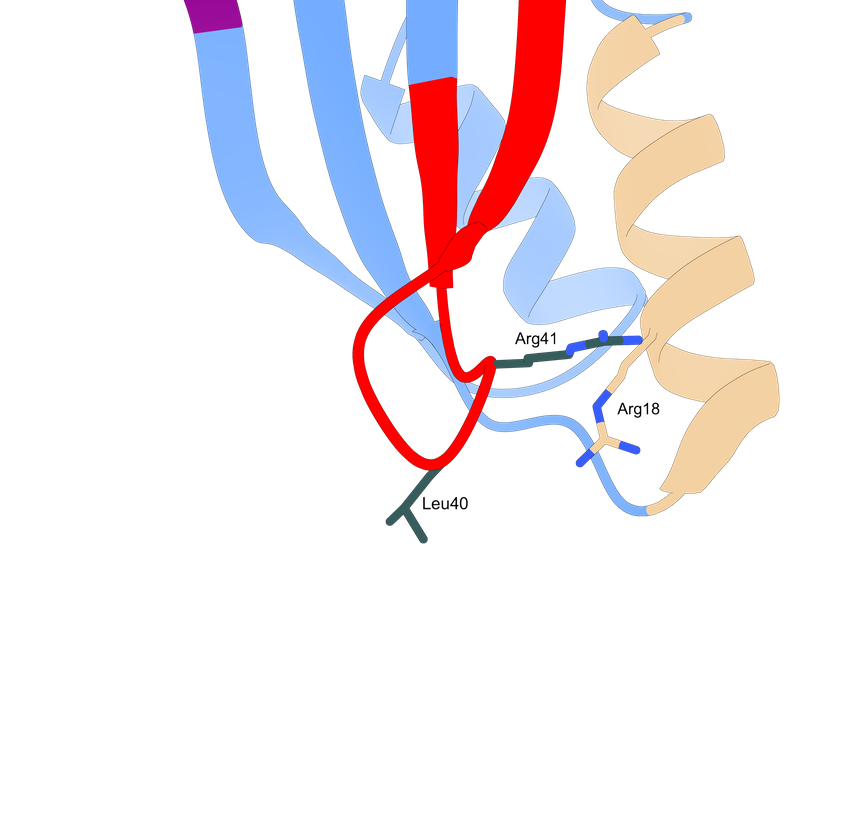
#> input picture experiments/campaigns/pikp1_avrpikf/analyses/12-d39-sequence-pair/renders/panel_a_wt.png, 862 x 819 px, shrunk from 4800 x 4560 before the run; its folder holds 4 pictures in this run; the run also reads 2 pictures not shown here
$ python make_figure_options.py
#> lines starting #> are read from the running program, lines starting #| are printed output that depends on the picture; after the words box and inside, x2 and y2 are one past the last pixel; in counts of white or black regions, pixels touching at a corner belong together
#!/usr/bin/env python3
"""Compose the d39_s0 / d39_s1 panels rendered by the ChimeraX script.

render_d39_pair.cxc writes four renders at one camera and one window size, so
every panel here is size-matched by construction. Same approach as
09-wt-vs-design5/make_figure_options.py.

    option1_three_panel   wild type, d39_s0, d39_s1 side by side, with a key
    option2_designs_only  the two designs only, dropping the wild type
    option3_overlay       all three superposed in one panel

Usage:
    make_figure_options.py [--outdir figure-options]
"""

import argparse
import os

import matplotlib
matplotlib.use("Agg")
import matplotlib.image as mpimg  # noqa: E402
import matplotlib.pyplot as plt  # noqa: E402
import numpy as np  # noqa: E402
from matplotlib.patches import Patch  # noqa: E402

HERE = os.path.dirname(os.path.abspath(__file__))
RENDERS = os.path.join(HERE, "renders")
INK, MUTED = "#222222", "#666666"

# Same colours as 09-wt-vs-design5, plus helix A, which is what this figure is
# about. The effector is absent here, so it is not in the key.
KEY = [("#6495ED", "Fixed Pikp-1 HMA backbone"),
       ("#FF0000", "Design region 1"),
       ("#D2B48C", "Helix A, residues 14-26"),
       ("#2F4F4F", "Side chains differing between the two sequences")]


def apply_style():
    plt.rcParams.update({"figure.dpi": 130, "savefig.dpi": 300,
                         "savefig.bbox": "tight", "font.size": 9,
                         "text.color": INK})


def joint_bbox(names, pad=14):
    """One crop box covering the ink in every render.

    The renders are saved on a transparent background at one camera, so the
    alpha channel gives the drawn extent directly. Cropping every panel to the
    SAME box keeps them size-matched, which is the point of rendering them at
    one camera, while still removing the dead margin.
    """
    y0 = x0 = 10 ** 9
    y1 = x1 = -1
    for n in names:
        a = mpimg.imread(os.path.join(RENDERS, n))
        ink = a[:, :, 3] > 0.02 if a.shape[2] == 4 else a[:, :, :3].min(2) < 0.98
        ys, xs = np.where(ink)
        y0, x0 = min(y0, ys.min()), min(x0, xs.min())
        y1, x1 = max(y1, ys.max()), max(x1, xs.max())
    h, w = a.shape[:2]
    return (max(0, y0 - pad), min(h, y1 + pad + 1),
            max(0, x0 - pad), min(w, x1 + pad + 1))


def keep_bottom(box, fraction=0.5):
    """Trim the crop box to its lower part.

    The top of the domain is the same beta sheet in all three panels and
    carries nothing the figure is about, so it is cropped away here rather
    than in ChimeraX. Cropping after the render keeps one camera and one
    joint box, so the panels stay size-matched.
    """
    y0, y1, x0, x1 = box
    return (int(y1 - (y1 - y0) * fraction), y1, x0, x1)


def fig_size(box, n_cols=1, n_rows=1, panel_w=6.6, key_rows=2):
    """Figure size that matches the crop aspect, so no panel carries dead space.

    imshow holds the image aspect fixed, so an axes wider or taller than the
    crop pads the difference with whitespace. Sizing the figure from the crop
    instead means the panels sit directly against each other.
    """
    y0, y1, x0, x1 = box
    aspect = (x1 - x0) / (y1 - y0)
    panel_h = panel_w / aspect
    return (panel_w * n_cols, panel_h * n_rows + 0.34 * key_rows)


def panel(ax, name, title, box=None):
    a = mpimg.imread(os.path.join(RENDERS, name))
    if box:
        y0, y1, x0, x1 = box
        a = a[y0:y1, x0:x1]
    ax.imshow(a)
    ax.set_axis_off()
    ax.set_title(title, fontsize=10, pad=4)


def letters(axes):
    for ax, letter in zip(axes, "ABCD"):
        ax.annotate(letter, xy=(0.0, 1.0), xycoords="axes fraction",
                    xytext=(-2, 10), textcoords="offset points",
                    fontsize=13, weight="bold", va="top")


def add_key(fig, ncol=3, y=0.0):
    handles = [Patch(facecolor=c, edgecolor="none", label=l) for c, l in KEY]
    fig.legend(handles=handles, loc="lower center", bbox_to_anchor=(0.5, y),
               ncol=ncol, frameon=False, fontsize=8.5)


def save(fig, outdir, name):
    path = os.path.join(outdir, f"{name}.png")
    fig.savefig(path, facecolor="white")
    plt.close(fig)
    print("wrote", path)


def option1_three_panel(outdir):
    """Wild type on top, the two designs side by side beneath as one panel B.

    Cropped to the lower half, where design region 1 and helix A sit. Stacking
    all three made the figure too tall for the page, and the two designs are
    the comparison, so they share a letter and sit next to each other.
    """
    names = ["panel_a_wt.png", "panel_b_d39_s0.png", "panel_c_d39_s1.png"]
    box = joint_bbox(names)
#> in joint_bbox, a is the input picture: shape (819, 862, 4) float32; mean R, G, B, A 0.131, 0.104, 0.118, 0.168
#> in joint_bbox, `ink = a[:, :, 3] > 0.02 if a.shape[2] == 4 else a[:, :, :3].min(2) < 0..`:
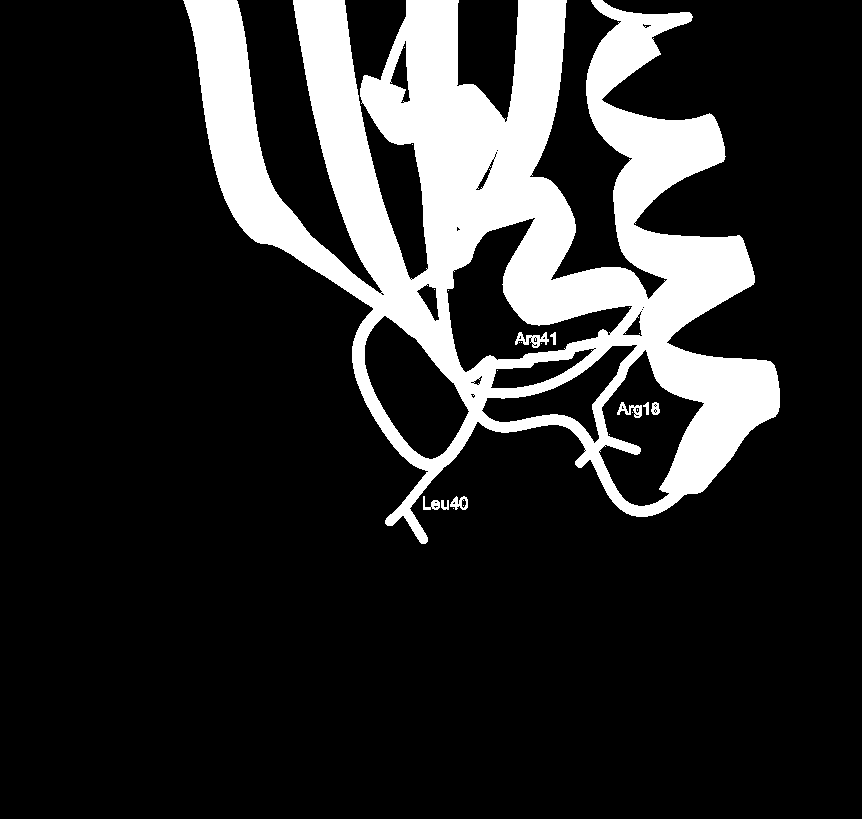
#> ink: shape (819, 862) bool; 17.4% white; 24 white regions (15 under 20 px), largest, box (x1, y1, x2, y2) and area: (183, 0, 780, 544) 121968, (515, 332, 549, 348) 258, (617, 402, 642, 418) 182
#> in joint_bbox, `y0, x0 = min(y0, ys.min()), min(x0, xs.min())`: y0 = 0; x0 = 183
#> in joint_bbox, `y1, x1 = max(y1, ys.max()), max(x1, xs.max())`: y1 = 543; x1 = 779
#> pass 2 of the loop in joint_bbox, `for n in names:`:
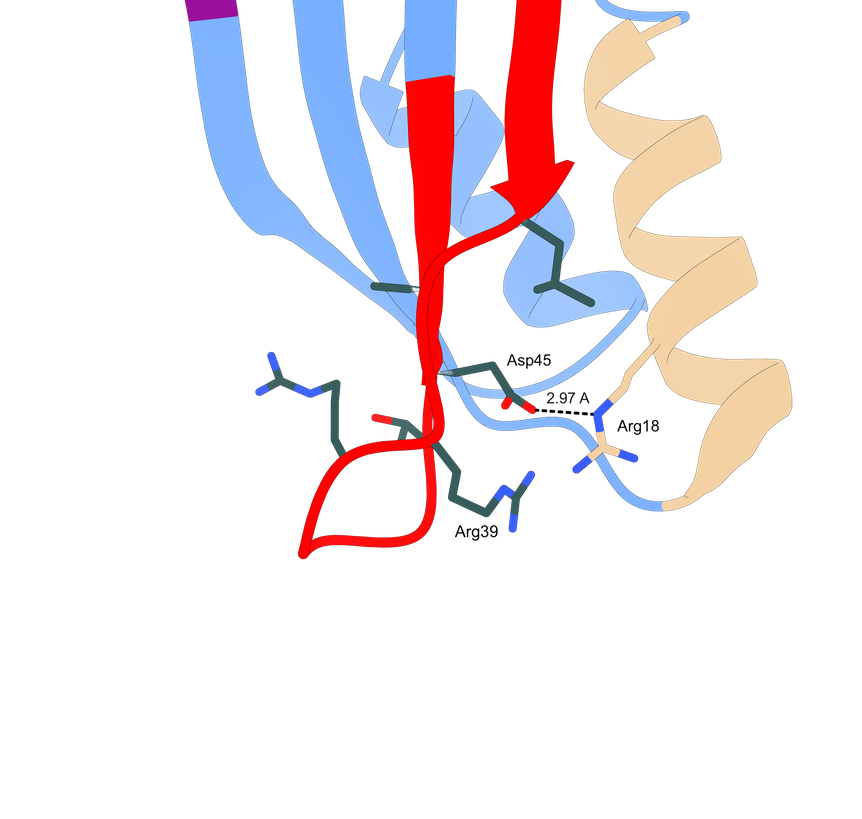
#> input picture experiments/campaigns/pikp1_avrpikf/analyses/12-d39-sequence-pair/renders/panel_b_d39_s0.png, 862 x 819 px, shrunk from 4800 x 4560 before the run
#> in joint_bbox, a is the input picture: shape (819, 862, 4) float32; mean R, G, B, A 0.133, 0.103, 0.118, 0.173
#> in joint_bbox, `ink = a[:, :, 3] > 0.02 if a.shape[2] == 4 else a[:, :, :3].min(2) < 0..`:
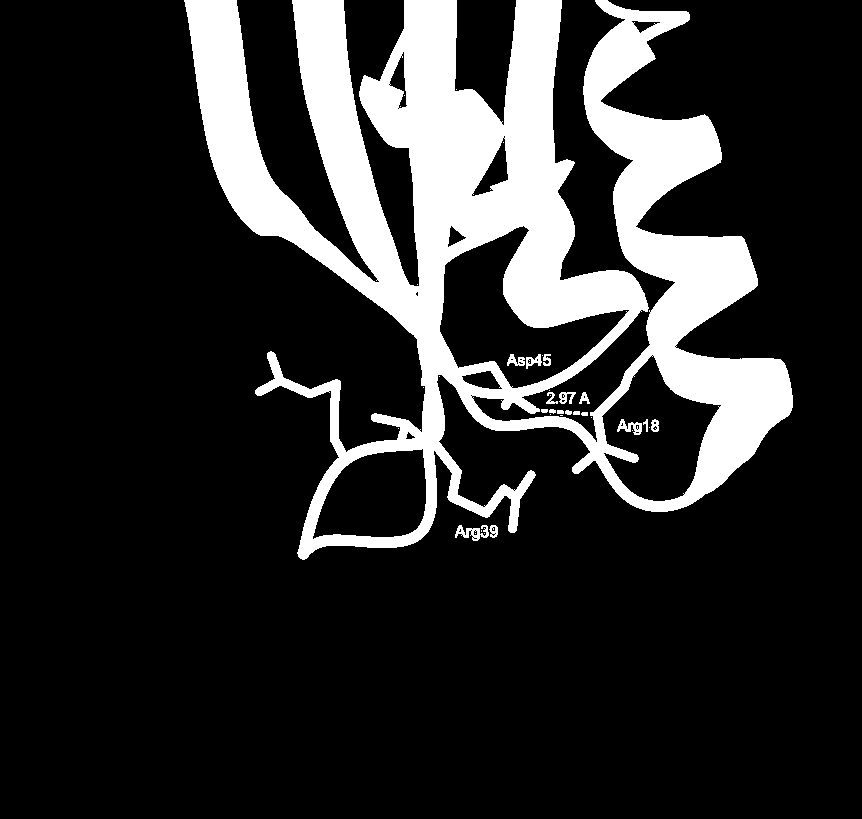
#> ink: shape (819, 862) bool; 18.1% white; 37 white regions (19 under 20 px), largest, box (x1, y1, x2, y2) and area: (184, 0, 793, 560) 126308, (455, 525, 489, 541) 266, (617, 419, 642, 435) 193
#> in joint_bbox, `y1, x1 = max(y1, ys.max()), max(x1, xs.max())`: y1 = 559; x1 = 792
#> pass 3 of the loop in joint_bbox, `for n in names:`:
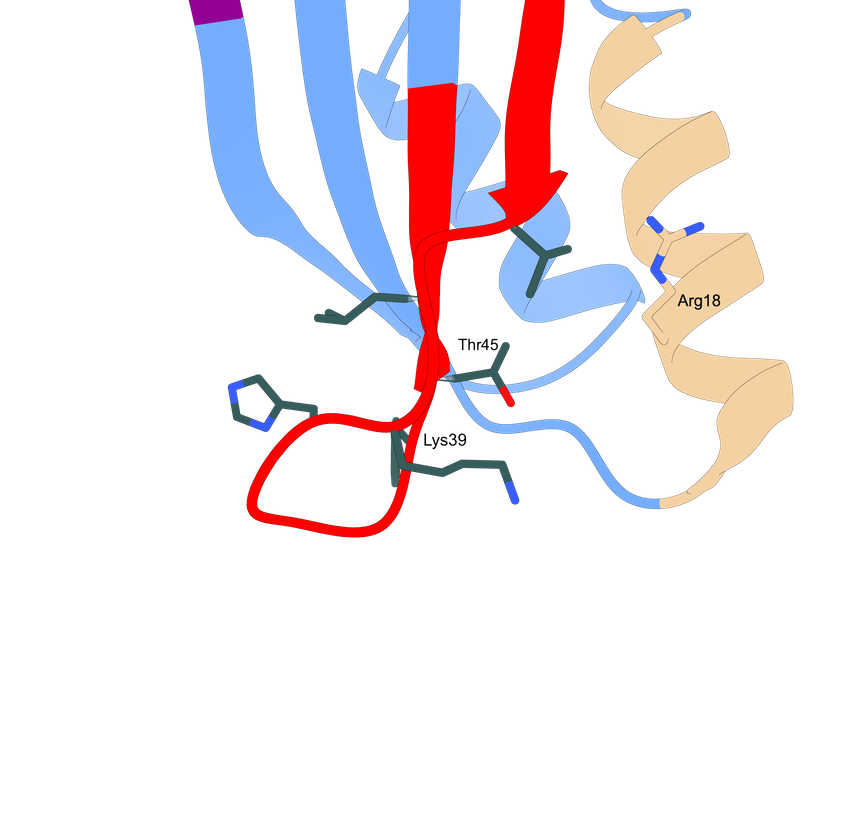
#> input picture experiments/campaigns/pikp1_avrpikf/analyses/12-d39-sequence-pair/renders/panel_c_d39_s1.png, 862 x 819 px, shrunk from 4800 x 4560 before the run
#> in joint_bbox, a is the input picture: shape (819, 862, 4) float32; mean R, G, B, A 0.127, 0.098, 0.114, 0.17
#> in joint_bbox, `ink = a[:, :, 3] > 0.02 if a.shape[2] == 4 else a[:, :, :3].min(2) < 0..`:
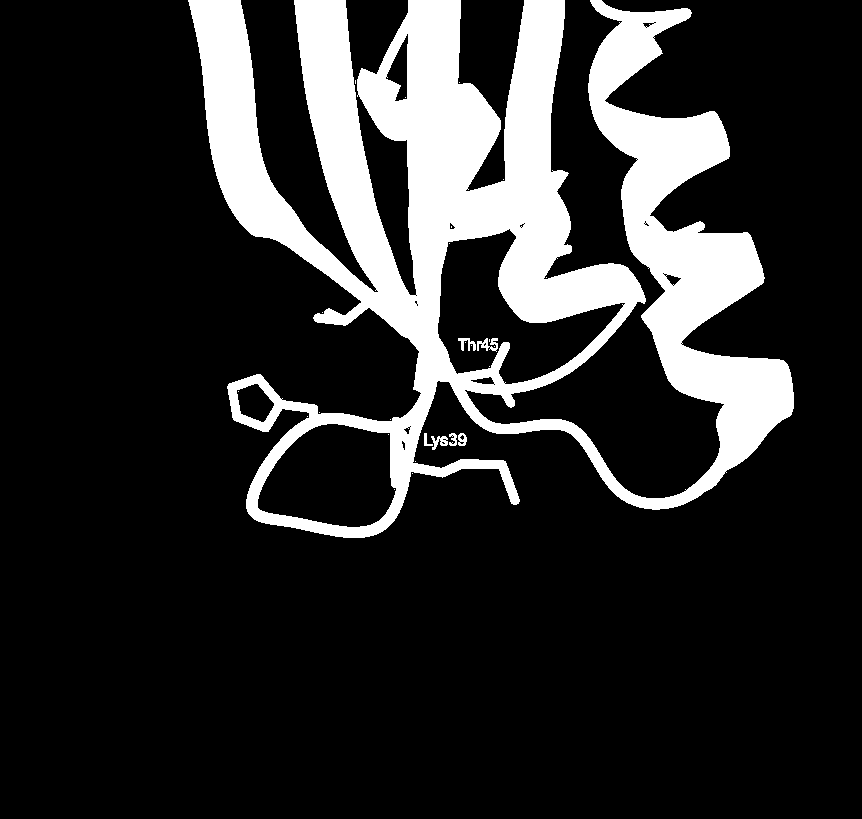
#> ink: shape (819, 862) bool; 17.7% white; 28 white regions (21 under 20 px), largest, box (x1, y1, x2, y2) and area: (188, 0, 794, 538) 124197, (477, 338, 498, 352) 157, (431, 436, 448, 450) 125
#> in joint_bbox, `y1, x1 = max(y1, ys.max()), max(x1, xs.max())`: x1 = 793
    fig = plt.figure(figsize=fig_size(box, 2, 2))
    # 2 x 4 so the single top panel can be centred over the pair beneath while
    # every panel keeps the same width.
    gs = fig.add_gridspec(2, 4)
    ax_a = fig.add_subplot(gs[0, 1:3])
    ax_b = fig.add_subplot(gs[1, 0:2])
    ax_c = fig.add_subplot(gs[1, 2:4])
    panel(ax_a, names[0], "Wild-type Pikp-1 HMA", box)
    panel(ax_b, names[1], "d39_s0, not autoactive", box)
    panel(ax_c, names[2], "d39_s1, autoactive", box)
    letters([ax_a, ax_b])
    fig.subplots_adjust(left=0.005, right=0.995, top=0.95, bottom=0.10,
                        wspace=0.02, hspace=0.14)
    add_key(fig, ncol=2)
    save(fig, outdir, "option1_three_panel")


def option2_designs_only(outdir):
    names = ["panel_b_d39_s0.png", "panel_c_d39_s1.png"]
    box = joint_bbox(names)
    fig, axes = plt.subplots(2, 1, figsize=fig_size(box, 1, 2))
    panel(axes[0], names[0], "d39_s0, not autoactive", box)
    panel(axes[1], names[1], "d39_s1, autoactive", box)
    letters(axes)
    fig.subplots_adjust(left=0.005, right=0.995, top=0.95, bottom=0.11,
                        hspace=0.12)
    add_key(fig, ncol=2)
    save(fig, outdir, "option2_designs_only")


def option3_overlay(outdir):
    names = ["panel_d_overlay.png"]
    box = joint_bbox(names)
    fig, ax = plt.subplots(1, 1, figsize=fig_size(box, 1, 1, panel_w=6.0))
    panel(ax, names[0], "All three superposed on the receptor", box)
    fig.subplots_adjust(left=0.01, right=0.99, top=0.93, bottom=0.16)
    add_key(fig, ncol=2)
    save(fig, outdir, "option3_overlay")


def main():
    ap = argparse.ArgumentParser()
    ap.add_argument("--outdir", default=os.path.join(HERE, "figure-options"))
    args = ap.parse_args()
    os.makedirs(args.outdir, exist_ok=True)
    apply_style()
    option1_three_panel(args.outdir)
#> in option1_three_panel, `box = joint_bbox(names)`: box = (0, 574, 169, 808)
#> in fig_size, `y0, y1, x0, x1 = box`: y0 = 0; y1 = 574; x0 = 169; x1 = 808
#> in fig_size, `aspect = (x1 - x0) / (y1 - y0)`: aspect = 1.11
#> in fig_size, `panel_h = panel_w / aspect`: panel_h = 5.93
#> in panel, `y0, y1, x0, x1 = box`: y0 = 0; y1 = 574; x0 = 169; x1 = 808
#> in panel, `a = a[y0:y1, x0:x1]`:
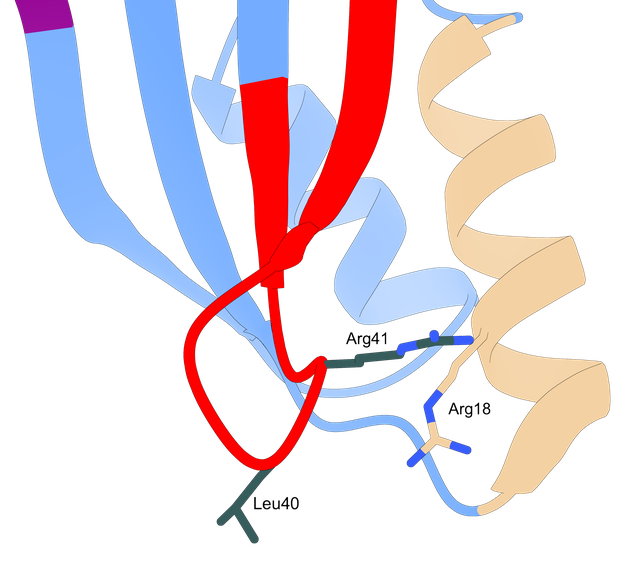
#> a: shape (574, 639, 4) float32; mean R, G, B, A 0.253, 0.2, 0.227, 0.322; transparent parts drawn white
#> call 2 of panel, with name = 'panel_b_d39_s0.png', title = 'd39_s0, not autoactive', box = (0, 574, 169, 808)
#> in panel (call 2), `a = a[y0:y1, x0:x1]`:
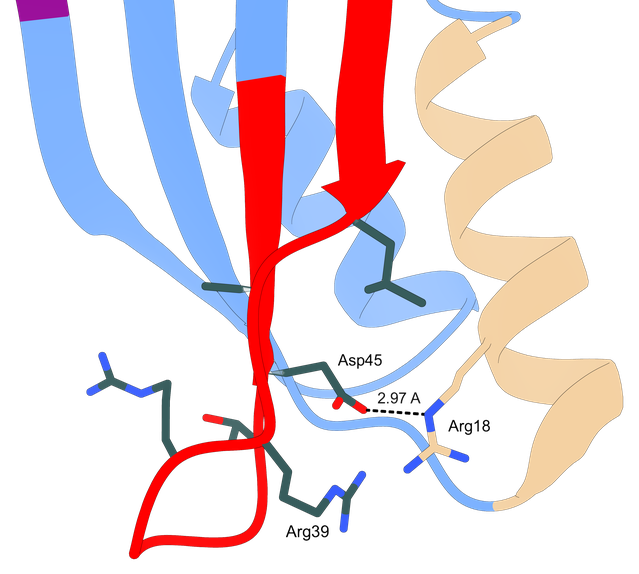
#> a: shape (574, 639, 4) float32; mean R, G, B, A 0.255, 0.198, 0.227, 0.333; transparent parts drawn white
#> call 3 of panel, with name = 'panel_c_d39_s1.png', title = 'd39_s1, autoactive', box = (0, 574, 169, 808)
#> in panel (call 3), `a = a[y0:y1, x0:x1]`:
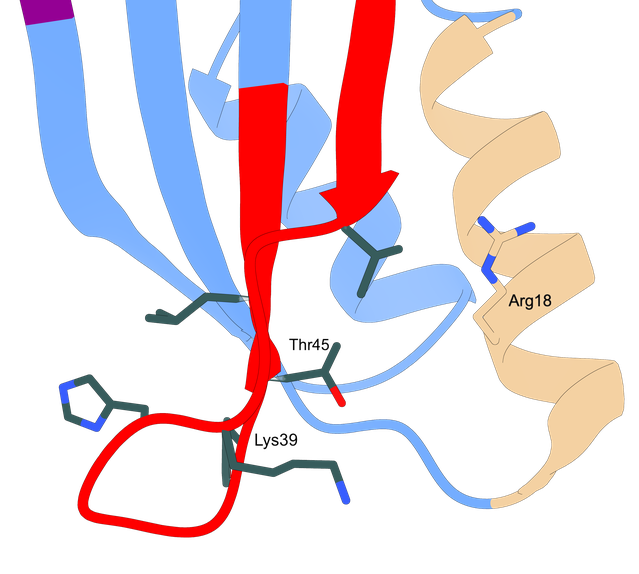
#> a: shape (574, 639, 4) float32; mean R, G, B, A 0.244, 0.189, 0.22, 0.327; transparent parts drawn white
    option2_designs_only(args.outdir)
#> pass 2 of the loop in joint_bbox, `for n in names:`:
#> in option2_designs_only, `box = joint_bbox(names)`: box = (0, 574, 170, 808)
#> call 4 of panel, with name = 'panel_b_d39_s0.png', title = 'd39_s0, not autoactive', box = (0, 574, 170, 808)
#> in panel (call 4), `y0, y1, x0, x1 = box`: x0 = 170
#> in panel (call 4), `a = a[y0:y1, x0:x1]`:
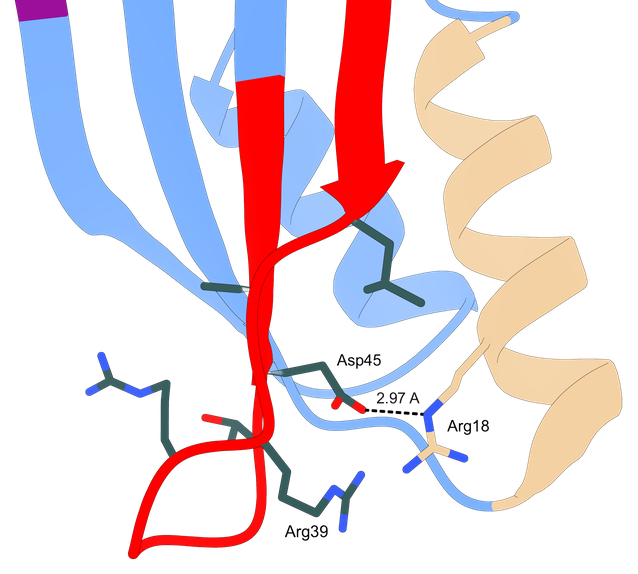
#> a: shape (574, 638, 4) float32; mean R, G, B, A 0.256, 0.198, 0.227, 0.334; transparent parts drawn white
#> in panel (call 5), `a = a[y0:y1, x0:x1]`:
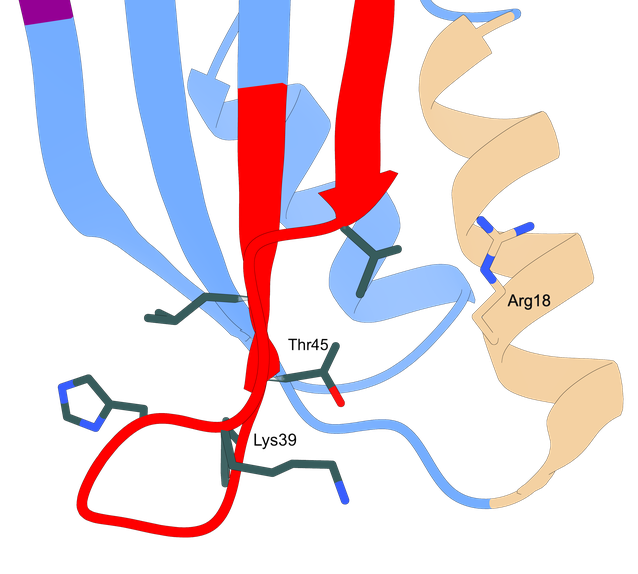
#> a: shape (574, 638, 4) float32; mean R, G, B, A 0.244, 0.189, 0.22, 0.327; transparent parts drawn white
#> the loop in letters (call 2), `for ax, letter in zip(axes, "ABCD"):` made 2 passes
#> letter on passes 1 to 2: 'A', 'B'


if __name__ == "__main__":
    main()
